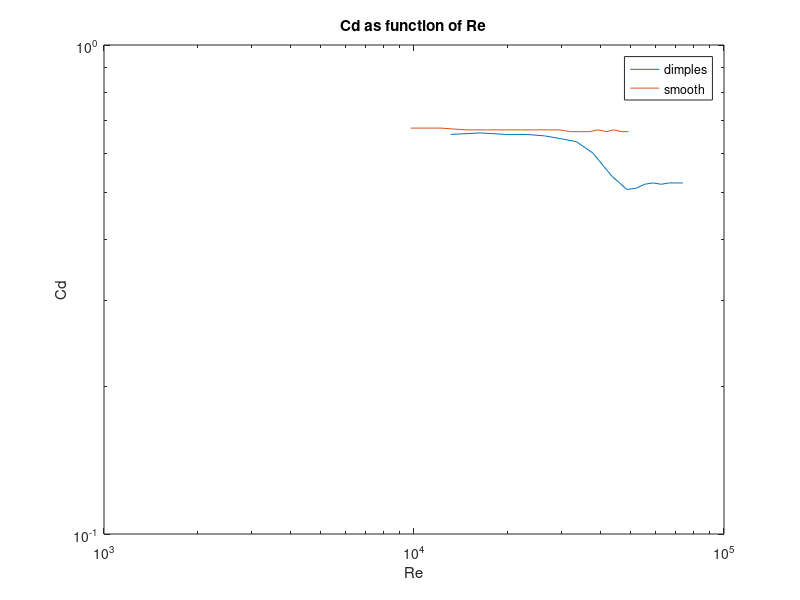
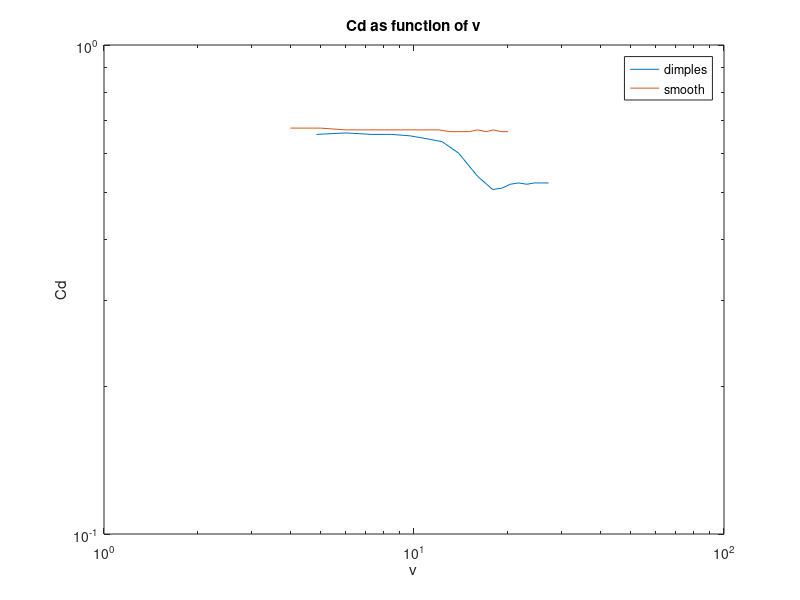
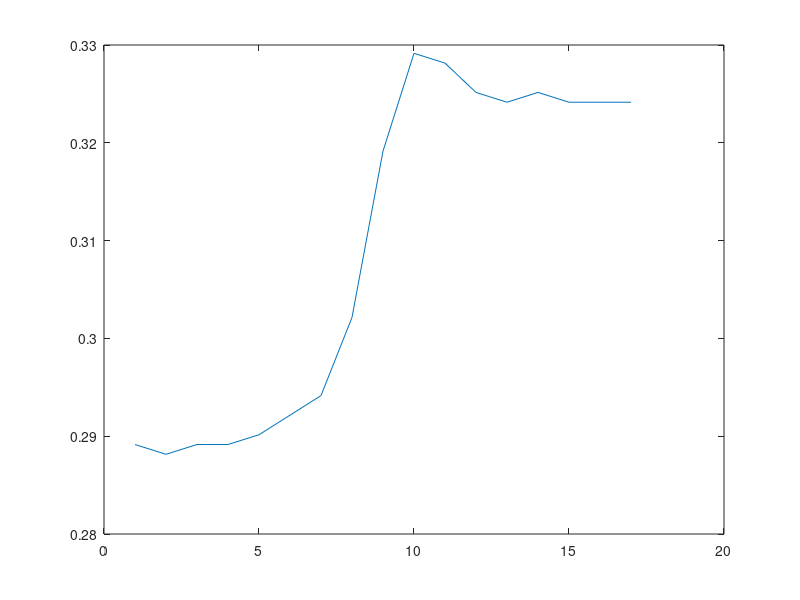

The MATLAB script that drew these images, in order:
%order of csv is, radius,frequency

dimplesDiameter = 4.17 * 0.01; % cm +- 0.05 mm
dimplesRadius = dimplesDiameter * 0.5;
smoothDiameter = 3.76 * 0.01; % cm +- 0.05 mm
smoothRadius = smoothDiameter * 0.5;
axisDiameter = 2.06 * 0.01; % cm +- 0.1 mm
axisRadius = axisDiameter * 0.5;

dimplesArea = pi*dimplesRadius*dimplesRadius;
smoothArea = pi*smoothRadius*smoothRadius;

rho = 1.21; % kg/m^3
eta = 1.86*10^(-5); % Ns/m^2

smoothMass = 2.5 * 0.001; % g +- 20 mg
dimplesMass = 4.4 * 0.001; % g +- 20 mg

dimples = load('dimples.csv');
smooth = load('smooth.csv');

% subtract ball radius
dimplesR = (dimples(:,1) .* 0.01) - dimplesRadius;
smoothR = (smooth(:,1) .* 0.01) - smoothRadius;

% divide by three because values 
% in csv is motor frequency 
dimplesOmega = (dimples(:,2) ./ 3) .* (2*pi);
smoothOmega = (smooth(:,2) ./ 3) .* (2*pi);

%velocities
dimplesVelocity = dimplesR .* dimplesOmega;
smoothVelocity = smoothR .* smoothOmega;

cds_num = 2 .* smoothMass .* axisRadius;
cds_den = (rho * smoothArea) .* smoothR .* sqrt(smoothR.^2 - axisRadius.^2);
cdd_num = 2 .* dimplesMass .* axisRadius;
cdd_den = (rho * dimplesArea) .* dimplesR .* sqrt(dimplesR.^2 - axisRadius.^2);

Cd_dimples = cdd_num ./ cdd_den;
Cd_smooth = cds_num ./ cds_den;

Re_dimples = rho .* dimplesVelocity .* dimplesDiameter ./ eta;
Re_smooth = rho .* smoothVelocity .* smoothDiameter ./ eta;

figure(1);
loglog(Re_dimples, Cd_dimples);
hold on;
loglog(Re_smooth, Cd_smooth);
title('Cd as function of Re');
legend('dimples', 'smooth');
xlabel('Re');
ylabel('Cd');

figure(2);
loglog(dimplesVelocity, Cd_dimples);
hold on;
loglog(smoothVelocity, Cd_smooth);
title('Cd as function of v');
legend('dimples', 'smooth');
xlabel('v');
ylabel('Cd');

f = @(x) 518.57;

figure(3);
cdv2 = Cd_dimples.*dimplesVelocity.^2
%k = sqrt((2*10^(-3)*45.73*9.82) / (1.21 * (pi/4) * 10^(-6) * 42.69^2))
%error = dimplesVelocity - (1./sqrt(Cd_dimples)).*k;
steps = 1:1:length(dimplesVelocity);
plot(steps, dimplesR);
polyfit(steps,cdv2,2)








